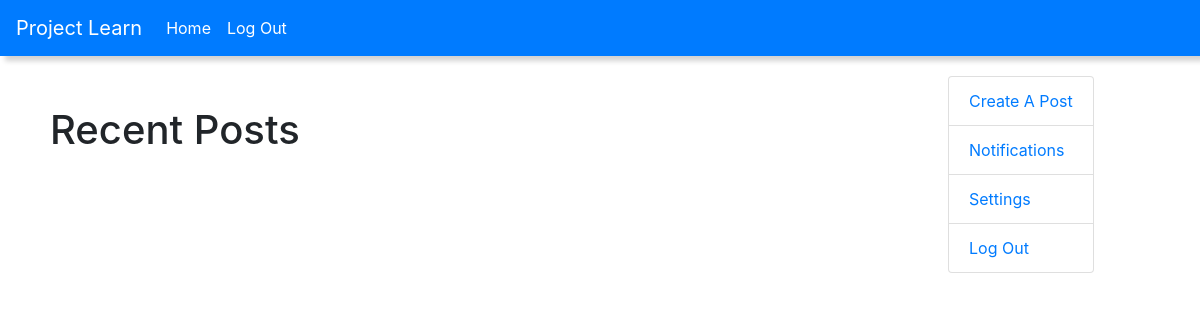
Before: / (signed in) with the older database file.
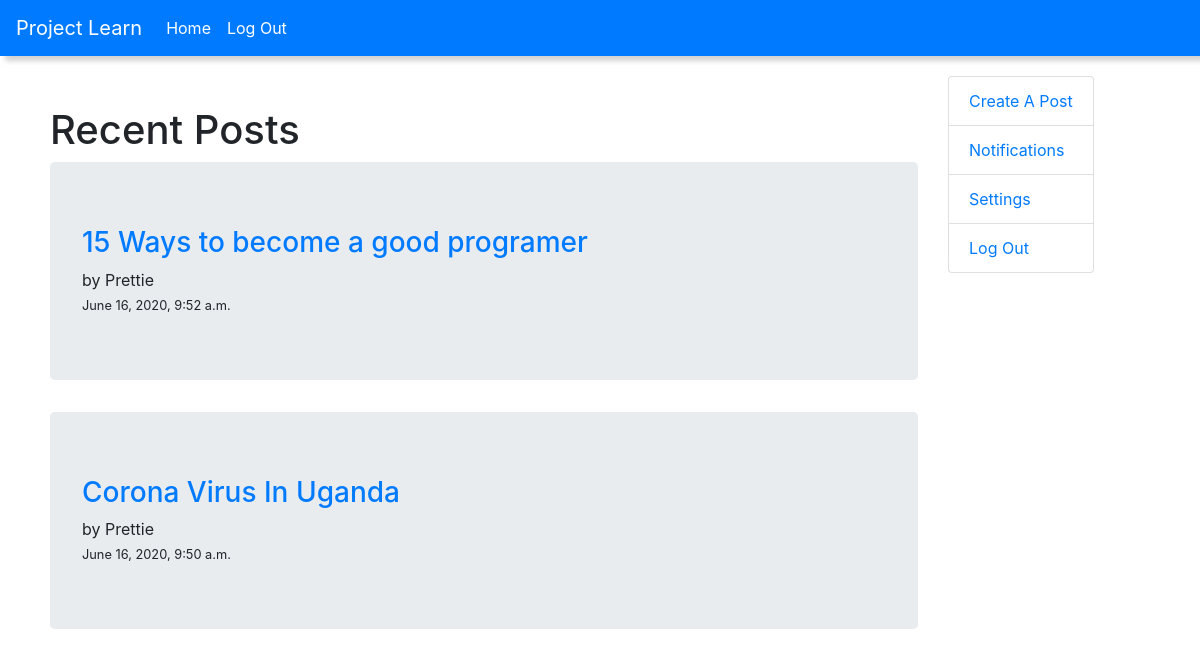
After: the same page with the newer database file.
### blog/models.py (models this page shows, shortened)
class Post(models.Model):
    STATUS_CHOICES = (
        ('draft', 'Draft'),
        ('published', 'Published'),
    )
    tags=TaggableManager()
    title = models.CharField(max_length=250)
    slug = models.SlugField(max_length=250, unique_for_date='published')
    author = models.ForeignKey(
        User, on_delete=models.CASCADE, related_name='blog_posts')
    body = models.TextField()
    publish = models.DateTimeField(default=timezone.now)
    created = models.DateTimeField(auto_now_add=True)
    updated = models.DateTimeField(auto_now_add=True)
    status = models.CharField(
        max_length=10, choices=STATUS_CHOICES, default='draft')
    class Meta:
        ordering = ['-publish']

### blog/views.py (the view)
# urls.py: path('', views.index, name='home'),
def index(request):
    posts=Post.objects.all()
    if request.method =="POST":
        form=PostCreationForm(request.POST)
        if form.is_valid():
            form.save(commit=False)
            return redirect('blog:home')
    context={
        'posts':posts
    }
    return render(request, 'blog/index.html',context)

### blog/templates/blog/index.html (shortened to what this page needs)
{% extends 'blog/base.html' %}
{% block body %}
 {% if user.is_authenticated %}
 <div class="home">
    <div class="recent">
      <h1>Recent Posts</h1>
      {% for post in posts %}
        <div class="jumbotron">
          <div class="head-text">
            <a href="/posts/{{post.title}}/"><h3>{{post.title}}</h3></a> by {{post.author}}</div>
          <small class="post-time">{{post.created}}</small>
        </div>
      {% endfor %}
    </div>
  <div class="side-bar">
    <ul class="list-group">
      <li class="list-group-item"><a href="{% url 'blog:add_post' %}">Create A Post</a></li>
      <li class="list-group-item"><a href="">Notifications</a></li>
      <li class="list-group-item"><a href="">Settings</a></li>
      <li class="list-group-item"><a href="">Log Out</a></li>
    </ul>
  </div>
</div>
{% endif %} {% endblock body %}

Changed rows visible on the page:
added Post: title "15 Ways to become a good programer", author "Prettie", created "June 16, 2020, 9:52 a.m."
added Post: title "Corona Virus In Uganda", author "Prettie", created "June 16, 2020, 9:50 a.m."
